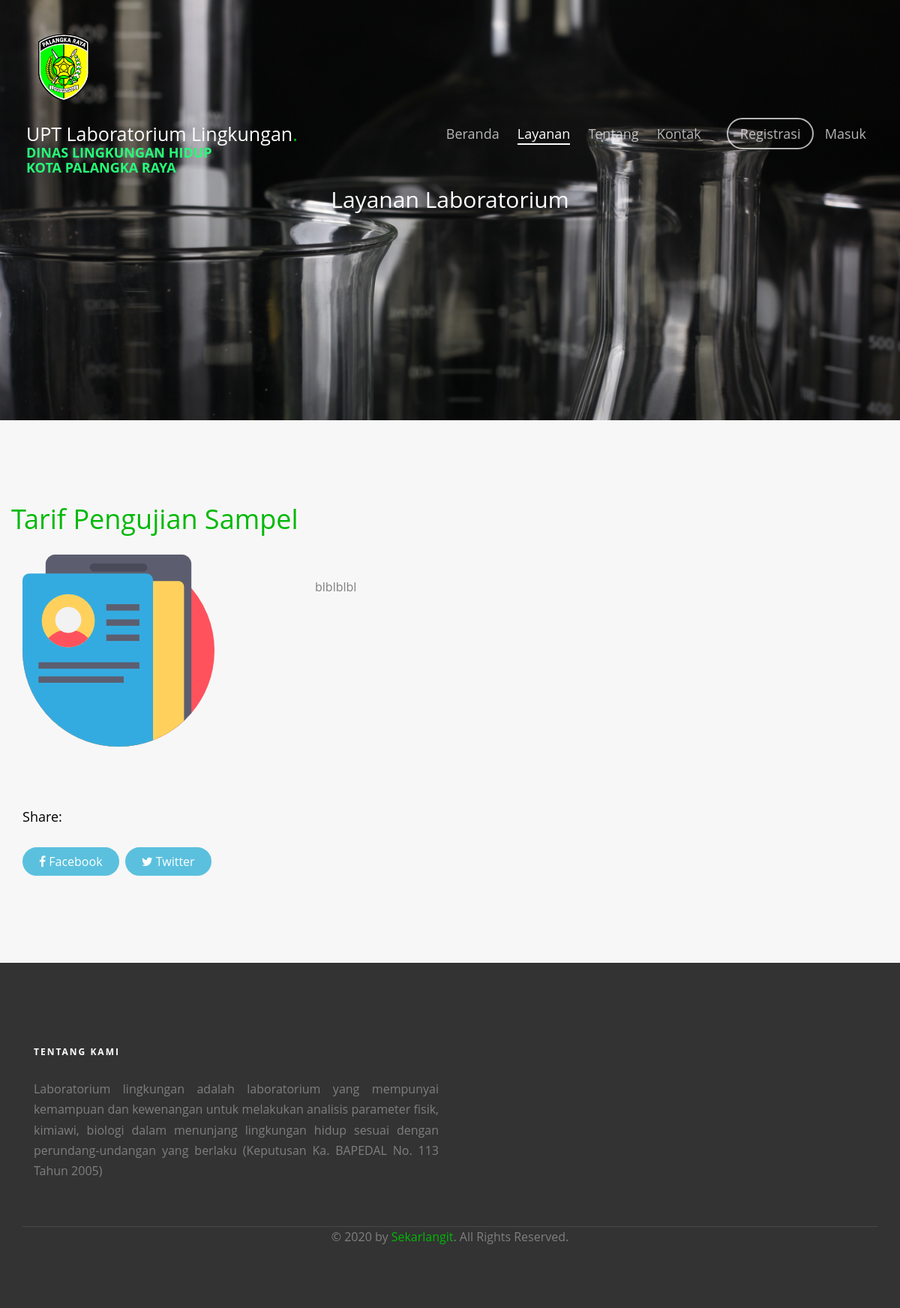
The page /layanan/detail/5 on the database as committed earlier.
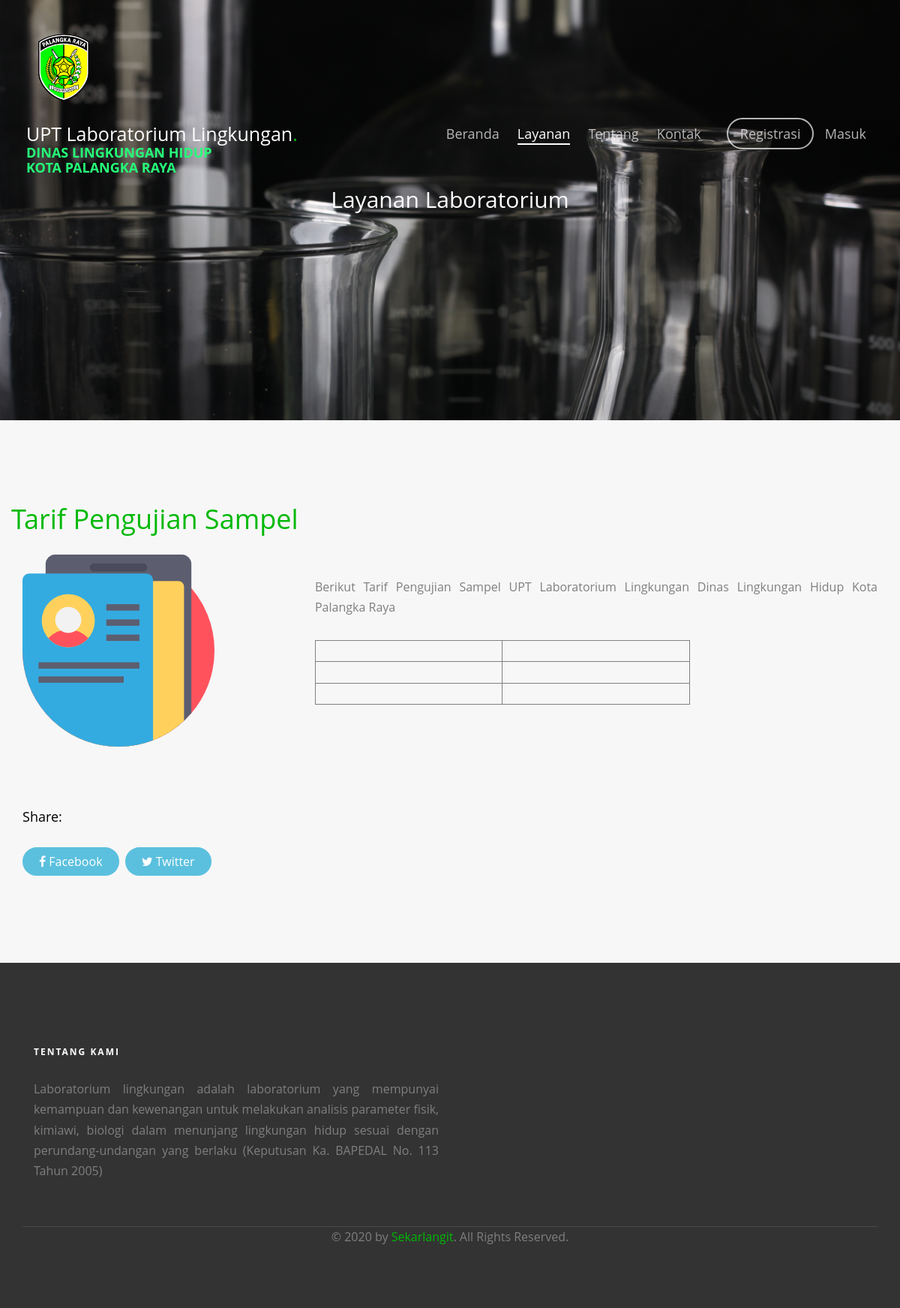
The same page on the database as committed later.
### tables this page shows
CREATE TABLE `tbl_layanan` (
  `layanan_id` int(11) NOT NULL,
  `layanan_nama` varchar(100) NOT NULL,
  `layanan_ikon` varchar(100) NOT NULL,
  `layanan_teks` text NOT NULL
);

### application/controllers/Layanan.php (called while the page is built, shortened)
<?php
class Layanan extends CI_Controller{
	function __construct(){
		$this->load->model('m_layanan');
	}
    function detail($id){
		$x['menu']="layanan";
		$x['data']=$this->m_layanan->get_layanan_by_id($id);
		$this->load->view('v_layanan_detail',$x);
    }
}

### index.php (called while the page is built, shortened)
<?php
require_once BASEPATH.'core/CodeIgniter.php';

### application/models/M_layanan.php (called while the page is built, shortened)
<?php
class M_layanan extends CI_Model{
	function get_layanan_by_id($id){
		$hsl=$this->db->query("SELECT * FROM tbl_layanan where layanan_id='$id'");
		return $hsl;
	}
}

### application/views/v_layanan_detail.php (the view, shortened to what this page needs)
	<?php
        $b=$data->row_array();
        $url=base_url().'artikel/'.$b['layanan_id'];
	    $ikon=base_url().'assets/layanan/'.$b['layanan_ikon'];
	    $nama=$b['layanan_nama'];
	    $teks=$b['layanan_teks'];
    ?>
<!DOCTYPE html>
<html class="no-js">
	<head>
	<link rel="stylesheet" href="<?php echo base_url().'theme/css/animate.css'?>">
	<link rel="stylesheet" href="<?php echo base_url().'theme/css/icomoon.css'?>">
	<link rel="stylesheet" href="<?php echo base_url().'theme/css/bootstrap.css'?>">
	<link rel="stylesheet" href="<?php echo base_url().'theme/css/flexslider.css'?>">
	<link rel="stylesheet" href="<?php echo base_url().'theme/css/style.css'?>">
	<link rel="stylesheet" href="<?php echo base_url().'assets/font-awesome/css/font-awesome.min.css'?>">
	</head>
	<body>
	</header>
	<aside id="fh5co-hero" style="height: 560px;">
		<div class="flexslider " style="height: 560px;">
			<ul class="slides"  style="height: 560px;">
		   	<li style="background-image: url(<?php echo base_url().'theme/images/slide_6.jpg'?>);">
		   		<div class="container">
		   			<div class="col-md-10 col-md-offset-1 text-center slider-text"  style="height: 560px;">
		   				<div class="slider-text-inner">
		   					<h2 style="font-size: 30px;">Layanan Laboratorium</h2>
		   				</div>
		   			</div>
		   		</div>
		   	</li>
		  	</ul>
	  	</div>
	</aside>
	<div class="fh5co-pricing">
		<div class="container">
			<div class="row">
					<div class="col-md-12" style="display:inline; ">
					<div class="row">
					<h1 style="margin-bottom:0px;"><a href="<?php echo $url;?>"><?php echo $nama;?></a></h1>
					<br>
					<div class="col-md-4">
							<figure>
								<img src="<?php echo $ikon;?>" alt="ikon" class="img-responsive">
							</figure>
							</div>
							<div class="col-md-8" style="text-align: justify;">
							<p ><?php echo $teks;?></p>
							</div>
						</div>
						<br><br>
						<h4>Share:</h4>
						<div>
							<a class="popup2 btn btn-info btn-sm" target="_parent" href="https://www.facebook.com/dialog/share?app_id=966242223397117&display=popup&href=<?php echo $url;?>" title="Bagikan ke Facebook"><i class="fa fa-facebook"></i> Facebook</a>
							<a class="popup2 btn btn-info btn-sm" href="http://twitter.com/share?source=sharethiscom&text=<?php echo $b['tulisan_judul'];?>&url=<?php echo $url; ?>&via=twitter" title="Bagikan ke Twitter"><i class="fa fa-twitter"></i> Twitter</a>
						</div>
					</div>
			</div>
		</div>
	</div>
	</div>
	</body>
</html>

Rows that differ between the two databases and show on the page:
changed tbl_layanan "Tarif Pengujian Sampel": layanan_teks "blblblbl" → "Berikut Tarif Pengujian Sampel UPT Laboratorium Lingkungan Dinas Lingkungan Hidup Kota Palangka Raya"
